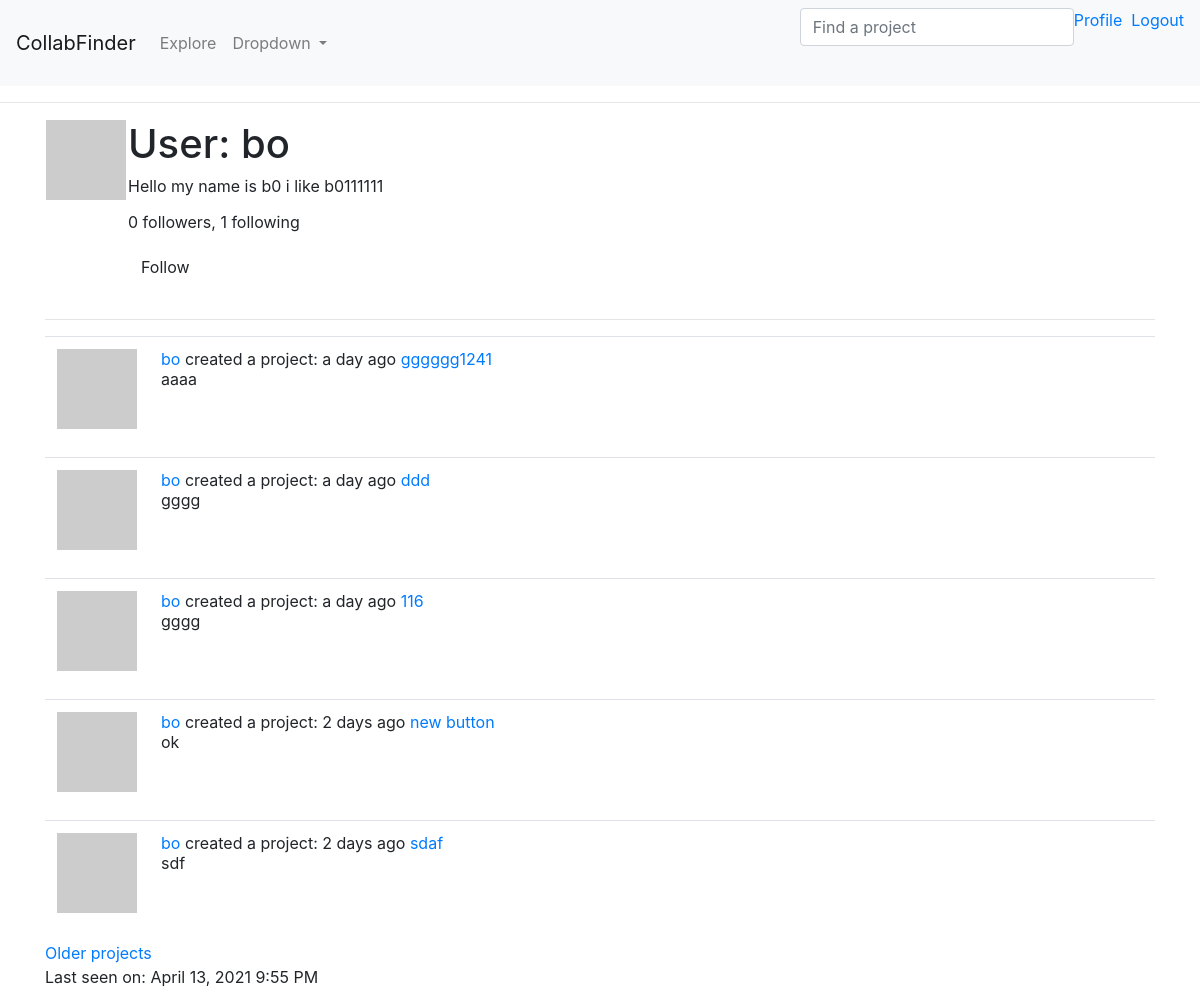
/user/bo (signed in), run on an earlier commit of the app's database.
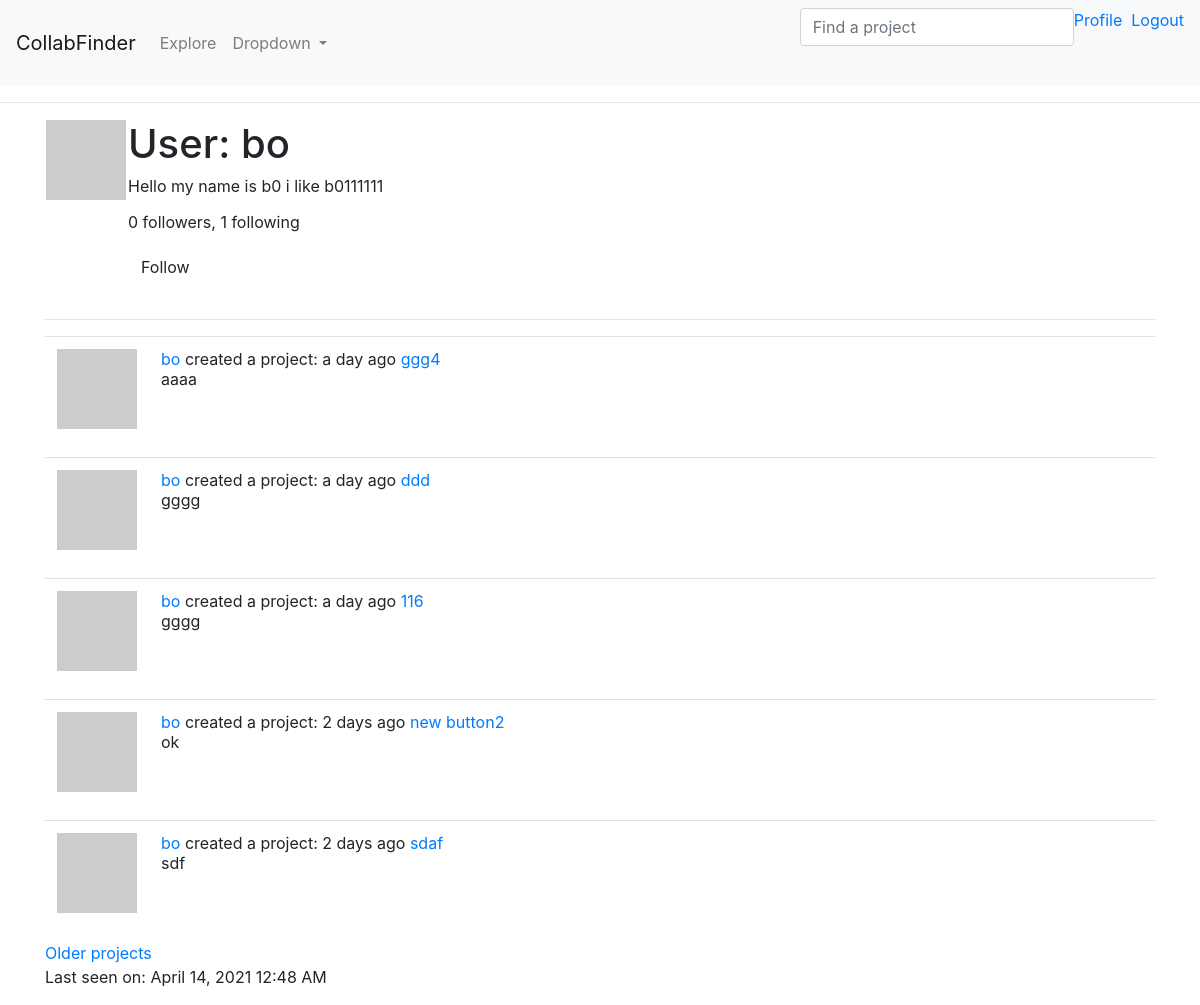
And on a later commit of the database.
### app/models.py (models this page shows, shortened)
class Project(SearchableMixin, db.Model):
    __searchable__ = ['category','name','descr'] # subject to change
    id = db.Column(db.Integer, primary_key=True)
    category = db.Column(db.String(60))
    name = db.Column(db.String(60))
    descr = db.Column(db.String(140))
    skill_level = db.Column(db.String(20))
    setting = db.Column(db.String(20))
    language = db.Column(db.String(5))
    timestamp = db.Column(db.DateTime, index=True, default=datetime.utcnow)
    user_id = db.Column(db.Integer, db.ForeignKey('user.id')) #creator ID (want this to be many to one: many creator to one proj)
    __mapper_args__ = {'polymorphic_on': category}

class Learning(Project):
    __mapper_args__ = {'polymorphic_identity': 'learning'}
    id = db.Column(db.Integer, db.ForeignKey('project.id'), primary_key=True)
    field_name = 'learning' #SelectField option in form
    pace = db.Column(db.String(60))
    learning_category = db.Column(db.String(60))
    subject = db.Column(db.String(60)) #still have to figure out how to implement this
    resource = db.Column(db.String(70)) #can be textbook, playlist, etc.

class SearchableMixin(object):
    @classmethod
    def before_commit(cls, session):
        session._changes = {
            'add': list(session.new),
            'update': list(session.dirty),
            'delete': list(session.deleted)
        }
    @classmethod
    def after_commit(cls, session):
        for obj in session._changes['add']:
            if isinstance(obj, SearchableMixin):
                add_to_index(obj.__tablename__, obj)
        for obj in session._changes['update']:
            if isinstance(obj, SearchableMixin):
                add_to_index(obj.__tablename__, obj)
        for obj in session._changes['delete']:
            if isinstance(obj, SearchableMixin):
                remove_from_index(obj.__tablename__, obj)
        session._changes = None

class Project(SearchableMixin, db.Model):
    __searchable__ = ['category','name','descr'] # subject to change
    id = db.Column(db.Integer, primary_key=True)
    category = db.Column(db.String(60))
    name = db.Column(db.String(60))
    descr = db.Column(db.String(140))
    skill_level = db.Column(db.String(20))
    setting = db.Column(db.String(20))
    language = db.Column(db.String(5))
    timestamp = db.Column(db.DateTime, index=True, default=datetime.utcnow)
    user_id = db.Column(db.Integer, db.ForeignKey('user.id')) #creator ID (want this to be many to one: many creator to one proj)
    __mapper_args__ = {'polymorphic_on': category}

class User(UserMixin, db.Model):
    id = db.Column(db.Integer, primary_key=True)
    username = db.Column(db.String(64), index=True, unique=True)
    email = db.Column(db.String(120), index=True, unique=True)
    password_hash = db.Column(db.String(128))
    projects = db.relationship('Project', backref='creator', lazy='dynamic')
    about_me = db.Column(db.String(140))
    last_seen = db.Column(db.DateTime, default=datetime.utcnow)
    followed = db.relationship( # Looking at relationship from follower (one) --> following (many), this yield the right side (those followed)
        'User', secondary=followers, #Self-ref, association table
        primaryjoin=(followers.c.follower_id == id), #condition to join left side (follower) w/ assoc. table
        secondaryjoin=(followers.c.followed_id == id),
        backref=db.backref('followers', lazy='dynamic'), lazy='dynamic') #defines how this relationship will be accessed from the right side entity
    def is_following(self, user):
        return self.followed.filter(
            followers.c.followed_id == user.id).count() > 0 # checking if 1 or 0
    def avatar(self, size):
        digest = md5(self.email.lower().encode('utf-8')).hexdigest()
        return 'https://www.gravatar.com/avatar/{}?d=identicon&s={}'.format(digest, size)

### app/main/routes.py (the view)
@bp.route('/user/<username>')
@login_required
def user(username):
    user = User.query.filter_by(username=username).first_or_404()
    page = request.args.get('page', 1, type=int)
    projects = user.projects.order_by(Project.timestamp.desc()).paginate(
        page, current_app.config['PROJECTS_PER_PAGE'], False)
    next_url = url_for('main.user', username=user.username,
                       page=projects.next_num) if projects.has_next else None
    prev_url = url_for('main.user', username=user.username,
                       page=projects.prev_num) if projects.has_prev else None
    form = EmptyForm()
    return render_template('user.html', user=user, projects=projects.items,
                           next_url=next_url, prev_url=prev_url, form=form)

### app/main/forms.py
class SearchForm(FlaskForm):
    q = StringField(_l('Find a project'), validators=[DataRequired()])
    def __init__(self, *args, **kwargs):
        if 'formdata' not in kwargs:
            kwargs['formdata'] = request.args # for the GET request
        if 'csrf_enabled' not in kwargs:
            kwargs['csrf_enabled'] = False
        super(SearchForm, self).__init__(*args, **kwargs)

class EmptyForm(FlaskForm):
    submit = SubmitField('Submit')

### app/main/routes.py (called while the page is built)
@bp.before_app_request
def before_request():
    if current_user.is_authenticated:
        current_user.last_seen = datetime.utcnow()
        db.session.commit()
    g.search_form = SearchForm() # g variable is specific to each request and each client
    g.locale = str(get_locale())

### app/models.py (called while the page is built)
@login.user_loader
def load_user(id):
    return User.query.get(int(id))

### app/templates/user.html (shortened to what this page needs)
{% extends "base.html" %}
{% block content %}
    <table>
        <tr valign="top">
            <td><img src="{{ user.avatar(128) }}"></td>
            <td>
                <h1>{{ _('User') }}: {{ user.username }}</h1>
                {% if user.about_me %}<p>{{ user.about_me }}</p>{% endif %}
                <p>{{ _('%(count)d followers', count=user.followers.count()) }}, {{ _('%(count)d following', count=user.followed.count()) }}</p>
                {% if user == current_user %}
                    <p><a href="{{ url_for('main.edit_profile') }}">{{ _('Edit your profile') }}</a></p>
                {% elif not current_user.is_following(user) %}
                <p>
                    <form action="{{ url_for('main.follow', username=user.username) }}" method="post">
                        {{ form.submit(value=_('Follow'), class_='btn btn-default') }}
                    </form>
                </p>
                {% endif %}
            </td>
        </tr>
    </table>
    <hr>
    {% for project in projects %}
        {% include '_proj_pvw.html' %}
    {% endfor %}
    {% if next_url %}
        <a href="{{ next_url }}">{{ _('Older projects') }}</a>
    {% endif %}
    {% if user.last_seen %}
    <p>Last seen on: {{ moment(user.last_seen).format('LLL') }}</p>
    {% endif %}
{% endblock %}

### app/templates/_proj_pvw.html
<table class="table table-hover">
    <tr>
        <td width="70px">
            <a href="{{ url_for('main.user', username=project.creator.username) }}">
                <img src="{{ project.creator.avatar(70) }}" />
            </a>
        </td>
        <td>
            <a href="{{ url_for('main.user', username=project.creator.username) }}">
                {{ project.creator.username }}
            </a>
            {{ _('%(username)s created a project: %(when)s',
                    username=user_link, when=moment(project.timestamp).fromNow()) }}
            <a href="{{url_for('main.project', project_id=project.id)}}">{{ project.name }}</a><br>
            {{ project.descr }}
        </td>
    </tr>
</table>

What changed in the data, as far as the page shows it:
changed User "bo": last_seen "April 13, 2021 9:55 PM" → "April 14, 2021 12:48 AM"
changed through a linked row, Learning "aaaa": name "gggggg1241" → "ggg4"
changed through a linked row, Learning "ok": name "new button" → "new button2"
